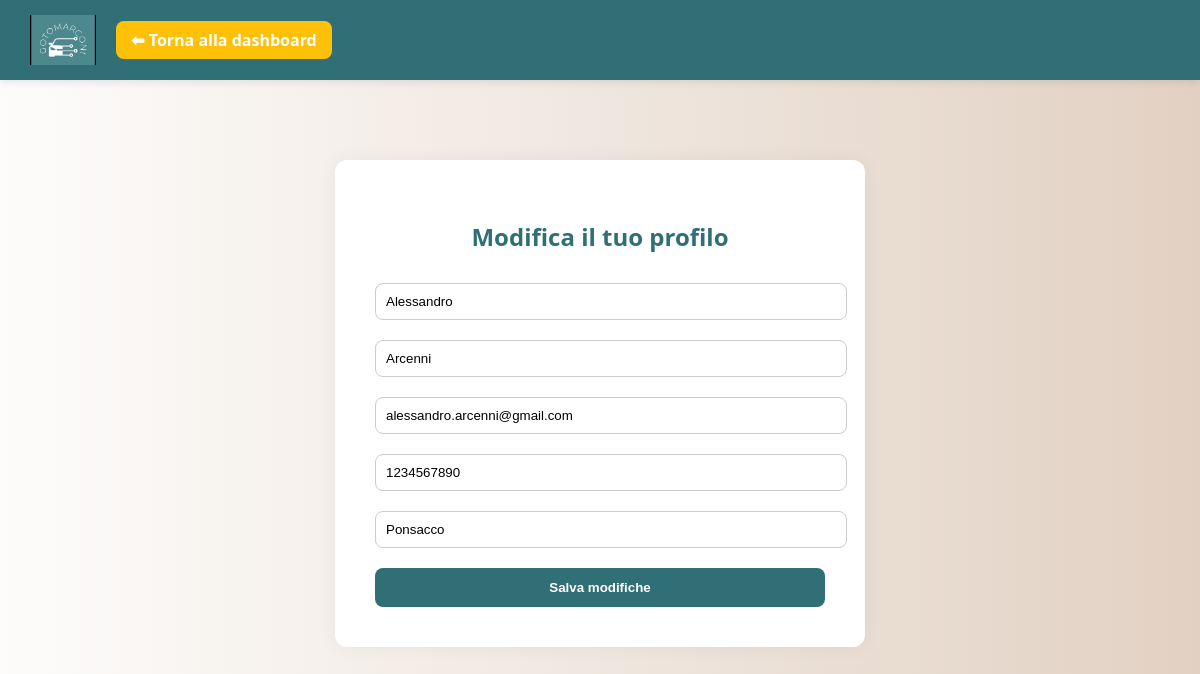
Page /modifica_profilo.php (signed in) on the committed database.
### tables this page shows
CREATE TABLE `utente` (
  `ID` int(11) NOT NULL,
  `Nome` varchar(50) DEFAULT NULL,
  `Cognome` varchar(50) DEFAULT NULL,
  `Email` varchar(100) DEFAULT NULL,
  `Telefono` varchar(20) DEFAULT NULL,
  `Password` varchar(255) DEFAULT NULL,
  `Ruolo` enum('Autista','Passeggero') DEFAULT 'Passeggero',
  `Citta` varchar(100) NOT NULL DEFAULT 'Roma',
  `FotoProfilo` varchar(255) DEFAULT NULL
);

### modifica_profilo.php (the view, shortened to what this page needs)
<?php
$conn = new mysqli("localhost", "root", "", "GoToMarconi");
$utente_id = $_SESSION['user_id'];
$from = $_GET['from'] ?? 'autista';
$stmt = $conn->prepare("SELECT Nome, Cognome, Email, Telefono, Citta FROM Utente WHERE ID = ?");
$stmt->bind_param("i", $utente_id);
$stmt->execute();
$result = $stmt->get_result();
$utente = $result->fetch_assoc();
?>
<!DOCTYPE html>
<html lang="it">
<head>
</head>
<body>
<div class="navbar">
  <div class="navbar-left">
    <img src="GoToMarconi_logo.jpg" alt="Logo GoToMarconi" class="logo">
    <a href="<?= htmlspecialchars($from) ?>.php" class="dashboard-button">⬅ Torna alla dashboard</a>
  </div>
</div>
<div class="main">
  <div class="form-container">
    <h2>Modifica il tuo profilo</h2>
    <form method="post">
      <input type="text" name="nome" value="<?= htmlspecialchars($utente['Nome']) ?>" required>
      <input type="text" name="cognome" value="<?= htmlspecialchars($utente['Cognome']) ?>" required>
      <input type="email" name="email" value="<?= htmlspecialchars($utente['Email']) ?>" required>
      <input type="text" name="telefono" value="<?= htmlspecialchars($utente['Telefono']) ?>" required>
      <input type="text" name="citta" value="<?= htmlspecialchars($utente['Citta']) ?>" required>
      <button type="submit">Salva modifiche</button>
    </form>
  </div>
</div>
</body>
</html>

### modifica_profilo.php (style rules this page uses)
body { margin: 0; font-family: 'Segoe UI', sans-serif; background: linear-gradient(to right, #fdfcfb, #e2d1c3); }
.navbar { background-color: #2f6f75; padding: 15px 30px; display: flex; justify-content: space-between; align-items: center; box-shadow: 0 2px 8px rgba(0,0,0,0.1); }
.navbar-left { display: flex; align-items: center; gap: 20px; }
.navbar img.logo { height: 50px; }
.dashboard-button { text-decoration: none; color: white; background-color: #ffc107; padding: 8px 15px; border-radius: 8px; font-weight: bold; }
.main { display: flex; justify-content: center; padding: 80px 20px; }
.form-container { background-color: white; padding: 40px; border-radius: 12px; box-shadow: 0 0 20px rgba(0,0,0,0.05); width: 100%; max-width: 450px; }
h2 { text-align: center; color: #2f6f75; }
input { width: 100%; padding: 10px; margin: 10px 0; border-radius: 8px; border: 1px solid #ccc; }
button { width: 100%; padding: 12px; background-color: #2f6f75; color: white; border: none; border-radius: 8px; font-weight: bold; margin-top: 10px; }

### rows in the picture
utente: nome "Alessandro", cognome "Arcenni", email "alessandro.arcenni@gmail.com", telefono "1234567890", citta "Ponsacco"
